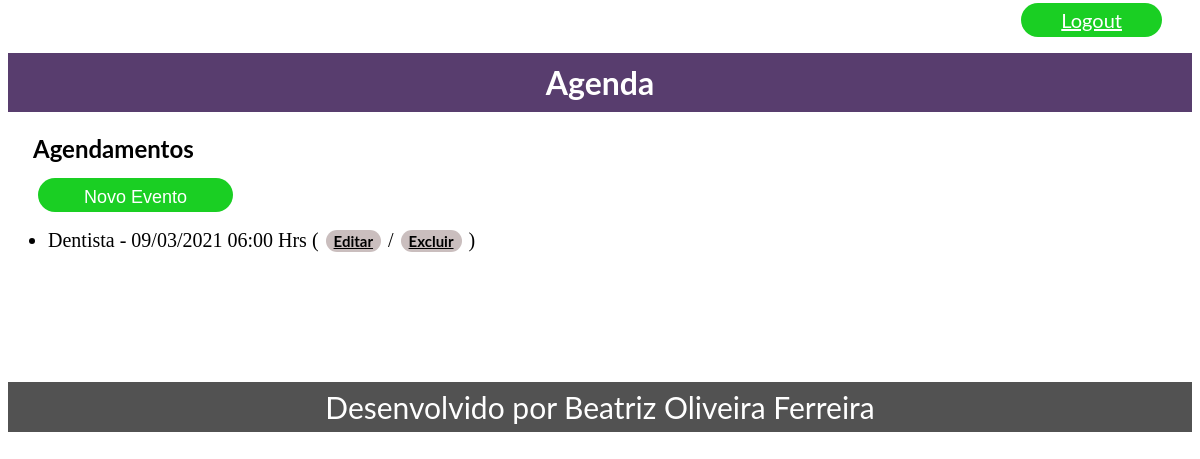
/agenda/ (signed in), run on an earlier commit of the app's database.
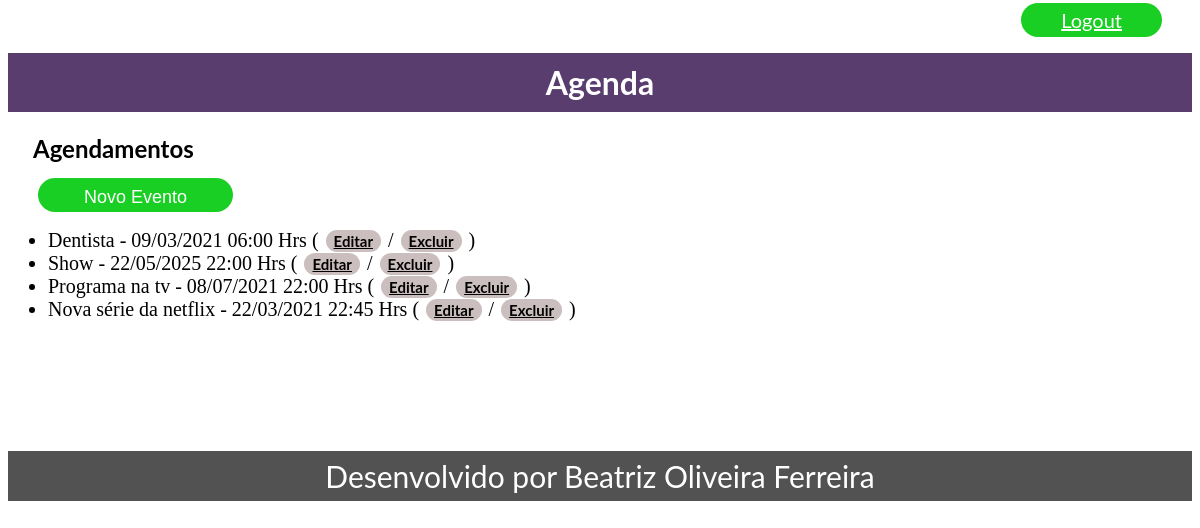
And on a later commit of the database.
### core/models.py (models this page shows, shortened)
class Evento(models.Model):
    titulo = models.CharField(max_length=100)
    descricao = models.TextField(blank=True, null=True)
    data_evento = models.DateTimeField(verbose_name='Data do evento')
    data_criacao = models.DateTimeField(auto_now=True)
    usuario = models.ForeignKey(User, on_delete=models.CASCADE)
    class Meta:
        db_table = 'evento'
    def get_data_evento(self):
        return self.data_evento.strftime('%d/%m/%Y %H:%M Hrs')
    def get_evento_atrasado(self):
        if self.data_evento < datetime.now():
            return True
        else:
            return False

### core/views.py (the view)
# urls.py: path('agenda/', views.lista_eventos),
@login_required(login_url='/login/')
def lista_eventos(request):
    usuario = request.user
    data_atual = datetime.now() - timedelta(hours=1)
    evento = Evento.objects.filter(usuario=usuario)
    dados = {'eventos': evento}
    return render(request, 'agenda.html', dados)

### templates/agenda.html (shortened to what this page needs)
{% extends "model-page.html" %}
{% block content %}
    <h2>Agendamentos</h2>
    <a href="evento/">
        <button type="button">Novo Evento</button>
    </a>
    <ul style="font-size: 20px">
        {% for evento in eventos %}
            <li>
                <div style=>
                    {{ evento.titulo }} - {{ evento.get_data_evento }}
                    ( <a href="evento/?id={{ evento.id }}">Editar</a>
                    / <a href="evento/delete/{{ evento.id }}/" onclick="excluir()">Excluir</a> )
                </div>
            </li>
        {% endfor %}
    </ul>
{% endblock %}

### templates/model-page.html
<!DOCTYPE html>
<html lang="en">
<head>
    {% include "model-header.html" %}
</head>
<body>
    {% block content %} {% endblock %}
    {% include "model-footer.html" %}
</body>
</html>

### templates/model-header.html (shortened to what this page needs)
<div align="right">
    <a href="/logout">Logout</a>
</div>
<h1>Agenda</h1>

### templates/model-footer.html (shortened to what this page needs)
<p>Desenvolvido por Beatriz Oliveira Ferreira</p>

### templates/model-header.html (style rules this page uses)
h1 { font-family: 'Lato', sans-serif; background-color: #583d6e; padding: 10px 0; text-align: center; color: white; }
a { font-family: 'Lato', sans-serif; max-width: 900px; margin: 70px 30px 6px 30px; padding: 5px 40px 5px 40px; font-size: 20px; color: white; border-radius: 30px; background-color: rgb(26, 207, 35); }

### templates/agenda.html (style rules this page uses)
h2 { font-family: 'Lato', sans-serif; margin-left: 25px; }
button { font-size: 18px; background-color: rgb(26, 207, 35); color: white; border: none; }
li a { margin: 2px; padding: 2px 8px 2px 8px; font-size: 15px; background-color: #cabebe; color: black; font-weight: bold; }

### templates/model-footer.html (style rules this page uses)
p { margin-top: 130px; font-family: 'Lato', sans-serif; text-align: center; font-size: 30px; background-color: #000000ad; padding: 7px 30px 7px 30px; color: white; }

What changed in the data, as far as the page shows it:
added Evento: titulo "Show", get_data_evento "22/05/2025 22:00 Hrs"
added Evento: titulo "Programa na tv", get_data_evento "08/07/2021 22:00 Hrs"
added Evento: titulo "Nova série da netflix", get_data_evento "22/03/2021 22:45 Hrs"
